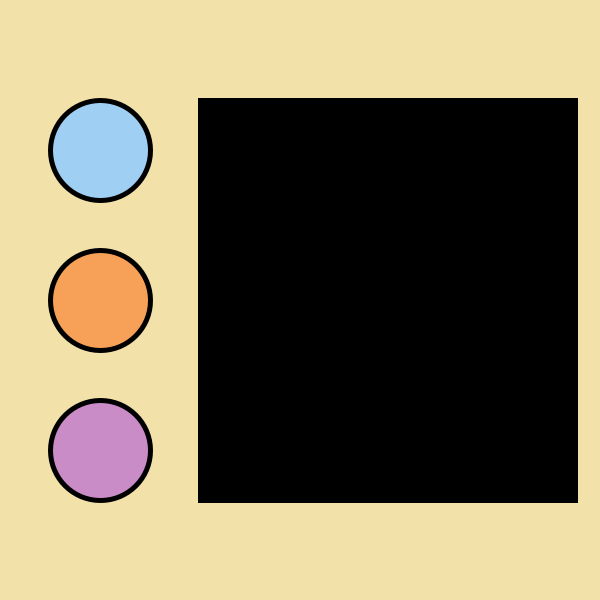
Frame 1 (no input)
Frame 60 (the mouse pressed at the canvas centre just before this capture): identical to frame 1, image omitted
Frame 120 (the mouse held since frame 60 and released just before this capture): identical to frame 1, image omitted

The Processing sketch that drew this single still picture (run headless with seeded random() and noise(); from frame 60 on, the mouse is pressed at the canvas centre):

// Processing sketch: Drawing_Game
// ── Drawing_Game.pde

color black = #000000;
color cream = #F2E2A9;
color blue = #9FCFF2;
color sunset = #F7A057;
color purple = #C98CC6;

color selectColour;

void setup(){
 size(600,600);
 strokeWeight(5);
 stroke(black);
  selectColour = black;
}

void draw(){
  background(cream);
  
  fill(selectColour);
  rect(200,100,375,400);
  
  fill(blue);
  circle(100,150,100);
  
  fill(sunset);
  circle(100,300,100);
  
  fill(purple);
  circle(100,450,100);
  
  if(mousePressed && (mouseX>200 && mouseX<575 && mouseY>100 && mouseY <500)){
    fill(selectColour);
    rect(mouseX,mouseY, 5,5);
  }
  
}

void mouseReleased(){
  // select a colour
  if (dist(mouseX, mouseY, 100,150)<=50){
    selectColour = blue;
  }
  if (dist(mouseX, mouseY, 100,300)<=50){
    selectColour = sunset;
  }
  if (dist(mouseX, mouseY, 100,450)<= 50){
    selectColour = purple;
  }
  
}

void mouseDragged(){
  if (mouseX>200 && mouseX<575 && mouseY>100 && mouseY <500){
    stroke(selectColour);
    line(pmouseX, pmouseY, mouseX, mouseY);
  }
}
